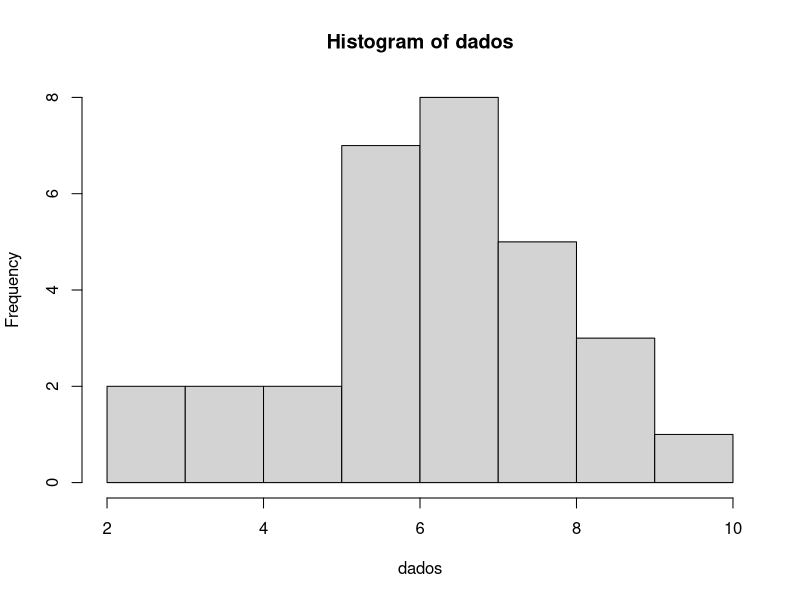
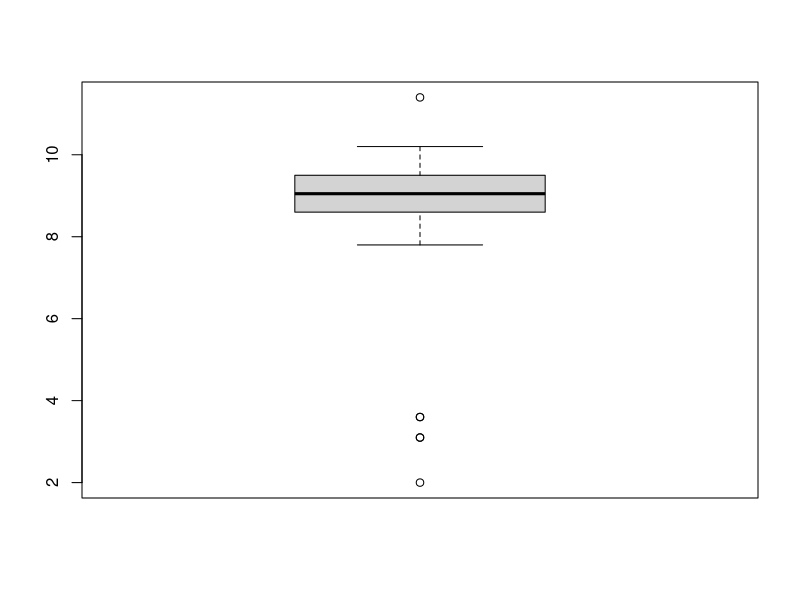
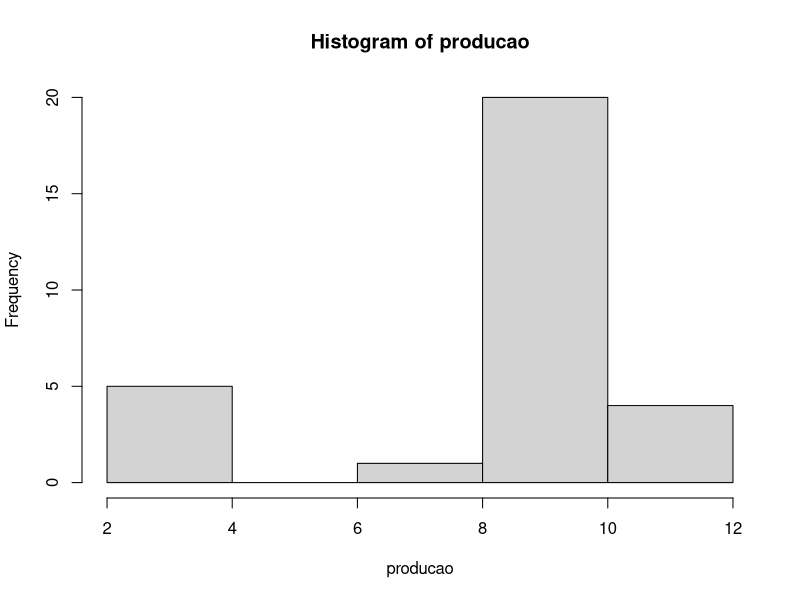
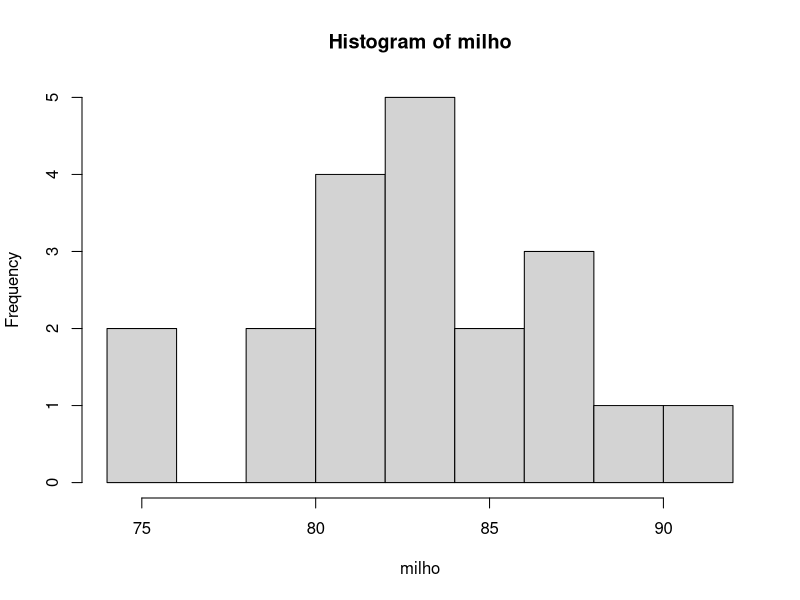
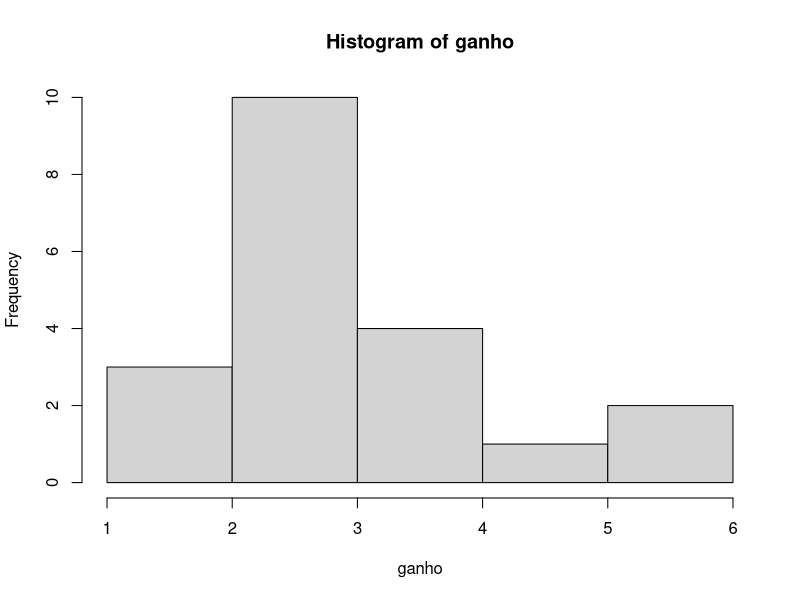
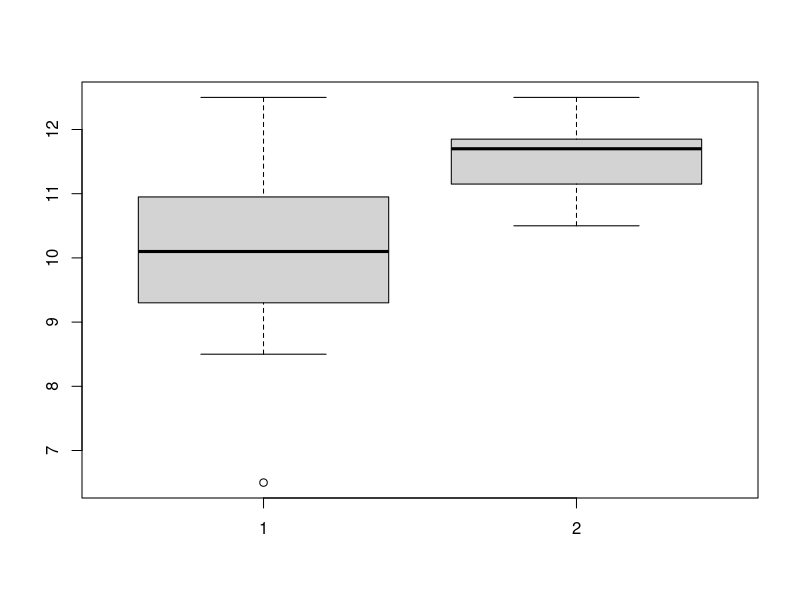
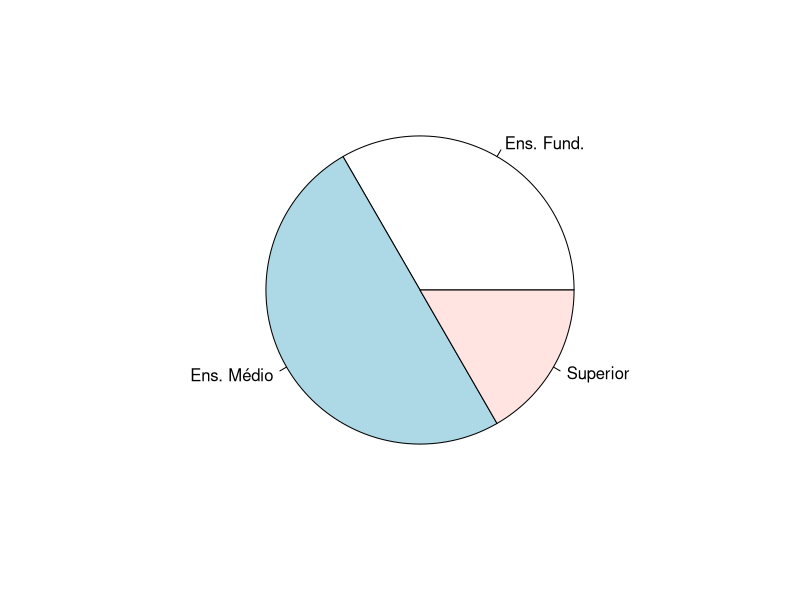
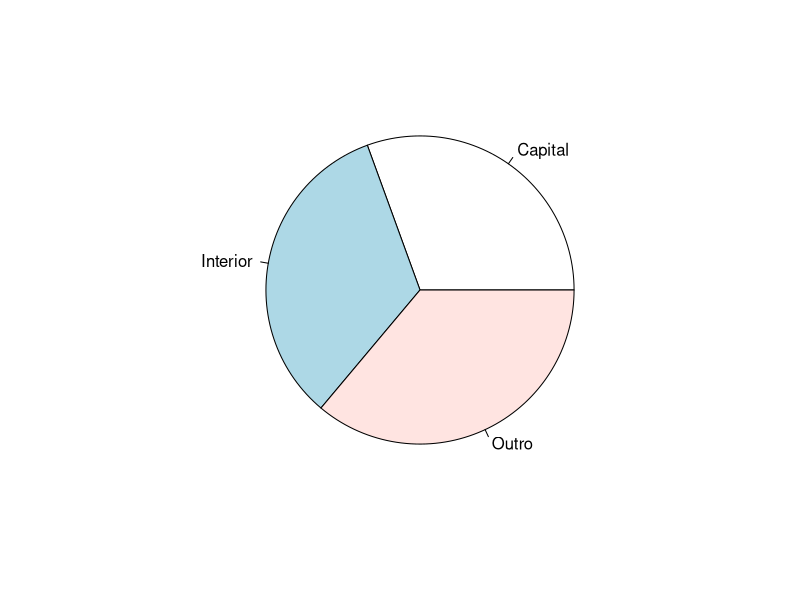

Reproduce these figures in R, in order.
#Q1)----------------------------------------------------------------------------
print("Questao 1")
dados <- c(3600, 3545, 3658, 3498, 3657, 3425, 3785, 3254, 3266, 3641,
           3687, 3698, 3621, 3654, 3554, 3569, 3598, 3578, 3567, 3574)
           
media <- mean(dados)
print("Media")
print(media)

variancia <- var(dados)
print("variancia")
print(variancia)

desvio_padrao <- sd(dados)
coeficiente_variacao <- (desvio_padrao / media) * 100
print("coeficiente de variacao")
print(coeficiente_variacao)


#Q2)-------------------------------------------------------------------------------

print("Questao 2")
dados <- c(4.0, 4.5, 5.0, 5.0, 5.0, 5.5, 6.0, 6.0, 6.5, 6.5, 6.5,
            6.5, 7.0, 7.0, 7.0, 7.0, 7.0, 7.0, 7.5, 8.5, 9.0, 9.0,
            9.0, 9.5, 10.0, 10.0, 10.5, 10.5, 11.0, 12.0, 12.5, 13.0, 13.0)
           
media <- mean(dados)


variancia <- var(dados)
print("Variancia")
print(variancia)

desvio_padrao <- sd(dados)
coeficiente_variacao <- (desvio_padrao / media) * 100
print("coeficiente de variacao")
print(coeficiente_variacao)


#Q3)------------------------------------------------------------------------------

print("Questao 3")
producao <- data.frame(Ano = 1992:2001, Ton = c(12, 15, 18, 22, 17, 14, 18, 23, 29, 12))
media <- mean(producao$Ton)
print("Media")
media
mediana <- median(producao$Ton)
print("Mediana")
mediana
desvio_padrao <- sd(producao$Ton)
print("Desvio padrao")
desvio_padrao


#Q4)----------------------------------------------------------------------------------

print("Questao 4")
dados <- c(3.83, 4.08, 4.59, 5.80, 7.81, 6.31, 8.37, 7.50, 9.30, 5.98,
           6.78, 5.23, 7.50, 6.62, 2.80, 6.51, 5.27, 5.44, 6.08, 6.66,
           8.49, 3.86, 2.91, 5.82, 7.47, 6.52, 6.61, 7.80, 5.62, 8.23)
           
hist(dados)



#Q5)----------------------------------------------------------------------------------

print("Questao 5")
producao <- c(9.3, 7.8, 8.3, 10.1, 10.2, 9.5, 8.7, 9.0, 8.7, 9.7,
              9.1, 8.8, 3.6, 9.4, 3.6, 8.9, 9.2, 9.4, 11.4, 3.1,
              9.6, 3.1, 2.0, 9.8, 8.7, 9.0, 8.6, 9.2, 10.1, 9.3)

media <- mean(producao)
print("Media")
media

mediana <- median(producao)
print("Mediana")
mediana

boxplot(producao)

hist(producao)


#Q6)----------------------------------------------------------------------------------

print("Questao 6")
milho <- c(82.1, 74.9, 80.4, 85.3, 90.5, 82.4, 85.1, 82.7, 75.4, 80.7,
80.8, 82.7, 89.1, 87.2, 82.1, 81.6, 86.8, 86.1, 79.2, 79.1)

media <- mean(milho)
print("Media")
media

mediana <- median(milho)
print("Mediana")
mediana


hist(milho)


#Q7)--------------------------------------------------------------------------------

print("Questao 7")

ganho <- c(2.94, 3.38, 2.49, 3.52, 2.97, 2.09, 2.91, 1.74, 4.27, 5.17,
           2.27, 1.79, 3.16, 2.47, 5.99, 2.55, 3.29, 2.61, 1.99, 2.76)

media <- mean(ganho)
print("Media")
media

mediana <- median(ganho)
print("Mediana")
mediana

quartis <- quantile(ganho, probs = c(0.25, 0.5, 0.75), type=2)
print("Quartis")
quartis


hist(ganho)

#Q8)--------------------------------------------------------------------------------------------

print("Questao 8")
dados <- data.frame(
  Intervalo = c("[8,10)", "[10,12)", "[12,14)", "[14,16)", "[16,18)", "[18,20]"),
  fi = c(3, 9, 7, NA, 4, 3),
  Fi = c(10, 12, NA, 27, NA, 30),
  fr = c(NA, 30.0, NA, 76.7, 90.0, 10.0),
  Fr = c(10.0, 40.0, NA, 76.7, NA, 100.0)
)

dados$Intervalo <- factor(dados$Intervalo, ordered = TRUE)

dados$fi[4] <- dados$Fi[4] - dados$Fi[3]
dados$fi[3] <- dados$Fi[3] - dados$Fi[2]
dados$fi[6] <- dados$Fi[6] - dados$Fi[5]

dados$fr <- dados$fi / sum(dados$fi)
dados$Fr <- cumsum(dados$fr)

dados$Intervalo_num <- as.numeric(levels(dados$Intervalo))[dados$Intervalo]

media <- sum(dados$Intervalo_num * dados$fr)
print("Media")
media


#Q9)------------------------------------------------------------------------------------

print("Questao 9")
pesos <- c(961, 967, 971, 974, 979, 982, 992, 996, 997, 998,
           998, 999, 1000, 1000, 1002, 1002, 1002, 1003, 1004, 1004,
           1005, 1005, 1007, 1007, 1008, 1009, 1009, 1009, 1010, 1013,
           1014, 1016, 1016, 1017, 1017, 1020, 1021, 1021, 1022, 1024,
           1025, 1026, 1027, 1028, 1028, 1028, 1029, 1030, 1030, 1030,
           1030, 1031, 1031, 1032, 1032, 1032, 1033, 1034, 1034, 1034,
           1038, 1038, 1039, 1040, 1041, 1041, 1041, 1042, 1049, 1052,
           1054, 1056, 1065, 1069, 1071, 1072, 1079, 1082, 1083, 1084)


limite_A <- quantile(pesos, probs = 0.2)
limite_B <- quantile(pesos, probs = 0.5)
limite_C <- quantile(pesos, probs = 0.8)
limite_D <- max(pesos)

print("quantile do limite_A")
limite_A
print("quantile do limite_B")
limite_B
print("quantile do limite_C")
limite_C
print("Maximo de pesos do limite_D")
limite_D


#Q10)--------------------------------------------------------------------------------------

print("Questao 10")

loc1 <- c(9.4, 9.2, 10.2, 12.5, 12.2, 10.5, 12.1, 10.2, 11.4, 10.1, 10.1, 8.7, 8.5, 6.5, 9.6)

loc2 <- c( 10.8, 11.7, 11.5, 11.7, 11, 11.9, 11.3, 11.7,
10.5, 10.7, 11.6, 12.4, 11.8, 12.4, 12.5)


media1 <- mean(loc1)
media2 <- mean(loc2)

print("media da Localidade 1: ")
media1

print("media da localidade 2: ")
media2


var1 <- var(loc1)
var2 <- var(loc2)

print("variancia da Localidade 1: ")
var1

print("variancia da localidade 2: ")
var2



dev1 <- sd(loc1)
dev2 <- sd(loc2)

print("desvio padrao da Localidade 1: ")
dev1

print("desvio padrao da localidade 2: ")
dev2

boxplot(loc1, loc2)



#Q11)-------------------------------------------------------------------------------------

print("Questao 11")

mediaB <- 95.8
VariaciaA <- 39.6

coeficiente_variacaoA <- 7.266574
coeficiente_variacaoB <- 8.647028


mediaA <- (sqrt(VariaciaA) / coeficiente_variacaoA) * 100
print("Media de A")
mediaA


VariaciaB <- (coeficiente_variacaoB * mediaB) / 100
print("Variacia de B")
VariaciaB

#Q12)---------------------------------------------------------------------------------------

print("Questao 12 letra A")

#A)-------------------------------------------------------------------------------------------------
# Dados fornecidos

  estado_civil <- c("Solteiro", "Casado", "Casado", "Solteiro", "Solteiro", "Casado", "Solteiro", "Solteiro", "Casado", "Solteiro", "Casado", "Solteiro", "Solteiro", "Casado", "Casado", "Solteiro", "Casado", "Casado", "Solteiro", "Solteiro", "Casado", "Solteiro", "Solteiro", "Casado", "Casado", "Casado", "Solteiro", "Casado", "Casado", "Casado", "Solteiro", "Casado", "Casado", "Solteiro", "Casado", "Casado")
  grau_instrucao <- c("Ens. Fund.", "Ens. Fund.", "Ens. Fund.", "Ens. Médio", "Ens. Fund.", "Ens. Fund.", "Ens. Fund.", "Ens. Fund.", "Ens. Médio", "Ens. Médio", "Ens. Médio", "Ens. Fund.", "Ens. Médio", "Ens. Fund.", "Ens. Médio", "Ens. Médio", "Ens. Médio", "Ens. Fund.", "Superior", "Ens. Médio", "Ens. Médio","Ens. Médio", "Ens. Fund.", "Superior", "Ens. Médio", "Ens. Médio", "Ens. Fund.", "Ens. Médio", "Ens. Médio", "Ens. Médio", "Superior", "Ens. Médio", "Superior", "Superior", "Ens. Médio", "Superior")
  num_filhos <- c(0, 1, 2, 0, 0, 0, 0, 0, 1, 0, 2, 0, 0, 3, 0, 0, 1, 2, 0, 0, 1, 0, 0, 0, 2, 2, 0, 0, 5, 2, 0, 1, 3, 0, 2, 3)
  salario <- c(4.56, 5.25, 5.73, 6.26, 6.66, 6.86, 7.39, 7.59, 7.44, 8.12, 8.46, 8.74, 8.95, 9.13, 9.35, 9.77, 9.8, 10.53, 10.76, 11.06, 11.59, 12, 12.79, 13.23, 13.60, 13.85, 14.69, 14.71, 15.99, 16.22, 16.61, 17.26, 18.75, 19.40, 23.3)
  idade <- c(26, 32, 36, 20, 40, 28, 41, 43, 34, 23, 33, 27, 37, 44, 30, 38, 31, 39, 25, 37, 30, 34, 41, 26, 32, 35, 46, 29, 40, 35, 31, 36, 43, 33, 48, 42)
  procedencia <- c("Interior", "Capital", "Capital", "Outro", "Outro", "Interior", "Interior", "Capital", "Capital", "Outro", "Interior", "Capital", "Outro", "Outro", "Interior", "Outro", "Capital", "Outro", "Interior", "Interior", "Outro", "Capital", "Outro", "Outro", "Interior", "Outro", "Outro", "Interior", "Interior", "Capital", "Outro", "Interior", "Capital", "Capital", "Capital", "Interior")


 
# Frequência absoluta para a variável estado civil
print("freq_abs_estado_civil")
summary(factor(estado_civil))


# Frequência absoluta para a variável grau de instrução
print("freq_abs_grau_instrucao")
summary(factor(grau_instrucao))


# Frequência absoluta para a variável número de filhos
print("freq_abs_num_filhos")
summary(factor(num_filhos))


# Frequência absoluta para a variável região de salario
print("freq_abs_salario")
summary(factor(salario))


# Frequência absoluta para a variável região de idade
print("freq_abs_idade")
summary(factor(idade))


# Frequência absoluta para a variável região de procedência
print("freq_abs_procedencia")
summary(factor(procedencia))



# Frequência relativa para a variável estado civil
print("freq_rel_estado_civil")
table(estado_civil)/length(estado_civil)


# Frequência relativa para a variável grau de instrução
print("freq_rel_grau_instrucao")
table(grau_instrucao)/length(grau_instrucao)


# Frequência relativa para a variável número de filhos
print("freq_rel_num_filhos")
table(num_filhos)/length(num_filhos)


# Frequência relativa para a variável número de salario
print("freq_rel_salario")
table(salario)/length(salario)


# Frequência relativa para a variável número de idade
print("freq_rel_idade")
table(idade)/length(idade)


# Frequência relativa para a variável região de procedência
print("freq_abs_procedencia")
table(procedencia)/length(procedencia)


# Porcentagem para a variável estado civil
print("Porcentagem_estado_civil")
table(estado_civil)/length(estado_civil)*100


# Porcentagem para a variável grau de instrução
print("Porcentagem_grau_instrucao")
table(grau_instrucao)/length(grau_instrucao)*100


# Porcentagem para a variável número de filhos
print("Porcentagem_num_filhos")
table(num_filhos)/length(num_filhos)*100

# Porcentagem para a variável número de salario
print("Porcentagem_num_salario")
table(salario)/length(salario)*100

# Porcentagem para a variável número de idade
print("Porcentagem_idade")
table(idade)/length(idade)*100

# Porcentagem para a variável região de procedência
print("Porcentagem_procedencia")
table(procedencia)/length(procedencia)*100



# Porcentagem acumulada para a variável estado civil
print("Porcentagem_acumulada_estado_civil")
cumsum(table(estado_civil)/length(estado_civil)*100)


# Porcentagem acumulada para a variável grau de instrução
print("Porcentagem_acumulada_instrucao")
cumsum(table(grau_instrucao)/length(grau_instrucao)*100)


# Porcentagem acumulada para a variável número de filhos
print("Porcentagem_acumulada_filhos")
cumsum(table(num_filhos)/length(num_filhos)*100)


# Porcentagem acumulada para a variável número de salario
print("Porcentagem_acumulada_salario")
cumsum(table(salario)/length(salario)*100)

# Porcentagem acumulada para a variável número de idade
print("Porcentagem_acumulada_idade")
cumsum(table(idade)/length(idade)*100)

# Porcentagem acumulada para a variável região de procedência
print("Porcentagem_acumulada_procedencia")
cumsum(table(procedencia)/length(procedencia)*100)

#B)--------------------------------------------------------------------------------------------------------
print("letra B")

# Gráfico de pizza para a variável grau de instrução
pie(table(grau_instrucao), labels=names(table(grau_instrucao)))


# Gráfico de pizza para a variável região de procedência
pie(table(procedencia), labels=names(table(procedencia)))


#C)-----------------------------------------------------------------------------------------------
print("letra C")
# Gráfico de barras para a variável estado civil
barplot(table(estado_civil), xlab="Estado civil")

# Gráfico de barras para a variável número de filhos
barplot(table(num_filhos), xlab="num_filhos")

#D)-----------------------------------------------------------------------------------------------

print("letra D")

# Histograma para a variável salário
hist(salario)

# Histograma para a variável idade
hist(idade)

#E)-------------------------------------------------------------------------------------

# Média da variável número de filhos
media <- mean(num_filhos, na.rm=TRUE)
print("media de filhos")
print(media)

# Mediana da variável idade
mediana <- median(idade)
print("Mediana de idade")
mediana


quartis <- quantile(salario, probs = c(0.25, 0.75), type=2)
print("Quartis")
quartis
